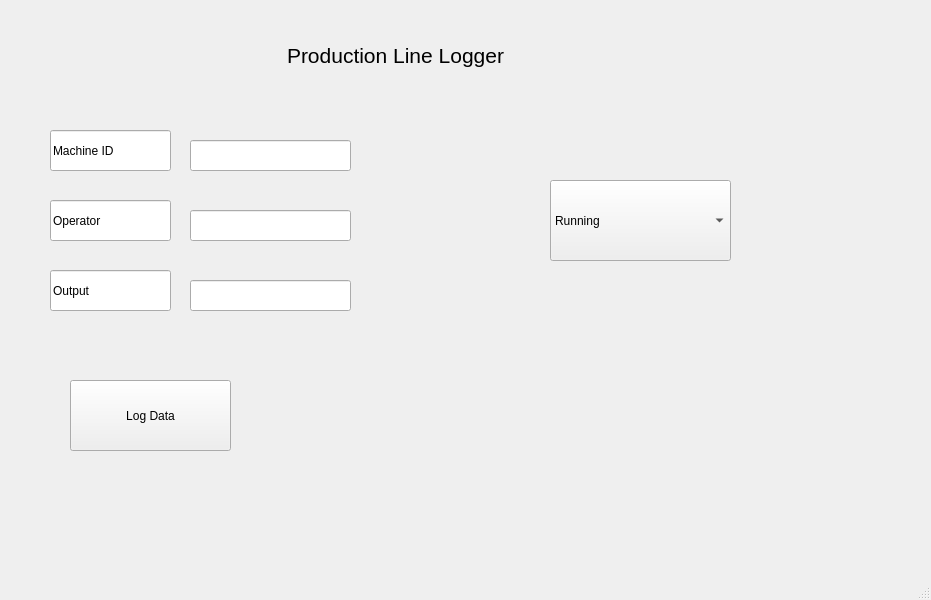
<?xml version="1.0" encoding="UTF-8"?>
<ui version="4.0">
 <class>MainWindow</class>
 <widget class="QMainWindow" name="MainWindow">
  <property name="geometry">
   <rect>
    <x>0</x>
    <y>0</y>
    <width>931</width>
    <height>600</height>
   </rect>
  </property>
  <property name="windowTitle">
   <string>MainWindow</string>
  </property>
  <widget class="QWidget" name="centralwidget">
   <widget class="QComboBox" name="status">
    <property name="geometry">
     <rect>
      <x>550</x>
      <y>180</y>
      <width>181</width>
      <height>81</height>
     </rect>
    </property>
    <item>
     <property name="text">
      <string>Running</string>
     </property>
    </item>
    <item>
     <property name="text">
      <string>Idle</string>
     </property>
    </item>
    <item>
     <property name="text">
      <string>Error</string>
     </property>
    </item>
   </widget>
   <widget class="QLineEdit" name="operator_2">
    <property name="geometry">
     <rect>
      <x>50</x>
      <y>200</y>
      <width>121</width>
      <height>41</height>
     </rect>
    </property>
    <property name="minimumSize">
     <size>
      <width>91</width>
      <height>41</height>
     </size>
    </property>
    <property name="text">
     <string>Operator</string>
    </property>
   </widget>
   <widget class="QLineEdit" name="machine">
    <property name="geometry">
     <rect>
      <x>50</x>
      <y>130</y>
      <width>121</width>
      <height>41</height>
     </rect>
    </property>
    <property name="text">
     <string>Machine ID</string>
    </property>
   </widget>
   <widget class="QLineEdit" name="output">
    <property name="geometry">
     <rect>
      <x>50</x>
      <y>270</y>
      <width>121</width>
      <height>41</height>
     </rect>
    </property>
    <property name="minimumSize">
     <size>
      <width>121</width>
      <height>41</height>
     </size>
    </property>
    <property name="text">
     <string>Output</string>
    </property>
   </widget>
   <widget class="QPushButton" name="button_save">
    <property name="geometry">
     <rect>
      <x>70</x>
      <y>380</y>
      <width>161</width>
      <height>71</height>
     </rect>
    </property>
    <property name="text">
     <string>Log Data</string>
    </property>
   </widget>
   <widget class="QLabel" name="label">
    <property name="geometry">
     <rect>
      <x>50</x>
      <y>30</y>
      <width>691</width>
      <height>51</height>
     </rect>
    </property>
    <property name="font">
     <font>
      <pointsize>16</pointsize>
     </font>
    </property>
    <property name="text">
     <string>Production Line Logger</string>
    </property>
    <property name="textFormat">
     <enum>Qt::RichText</enum>
    </property>
    <property name="alignment">
     <set>Qt::AlignCenter</set>
    </property>
   </widget>
   <widget class="QLineEdit" name="input_machine">
    <property name="geometry">
     <rect>
      <x>190</x>
      <y>140</y>
      <width>161</width>
      <height>31</height>
     </rect>
    </property>
   </widget>
   <widget class="QLineEdit" name="input_operator">
    <property name="geometry">
     <rect>
      <x>190</x>
      <y>210</y>
      <width>161</width>
      <height>31</height>
     </rect>
    </property>
   </widget>
   <widget class="QLineEdit" name="input_output">
    <property name="geometry">
     <rect>
      <x>190</x>
      <y>280</y>
      <width>161</width>
      <height>31</height>
     </rect>
    </property>
   </widget>
  </widget>
  <widget class="QMenuBar" name="menubar">
   <property name="geometry">
    <rect>
     <x>0</x>
     <y>0</y>
     <width>931</width>
     <height>26</height>
    </rect>
   </property>
  </widget>
  <widget class="QStatusBar" name="statusbar"/>
 </widget>
 <resources/>
 <connections/>
</ui>
